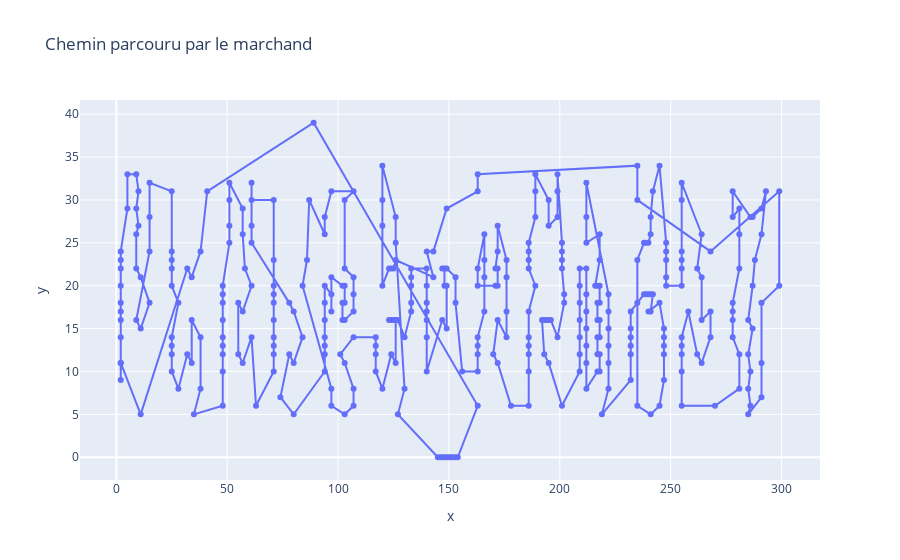

Here is the notebook cell this chart was saved with:
### Markdown cell above
### Lancement du test avec l'algorithme du plus proche voisin

### Code cell
# Test de l'algorithme du plus proche voisin
data = data_TSPLIB(f'data/{ENSEMBLE_TEST[choix_data_test]}.tsp')
df = test_unitaire_plus_proche_voisin(choix_data_test)
affichage(df, data).show()

### Figure 1 — Plotly figure (JSON) as saved in the notebook; plotly's stock layout.template omitted (floating-point values rounded to 4 significant figures; data arrays with more than 128 entries replaced by an {"elided": "..."} marker saying what was removed)
{"data": [{"hovertemplate": "x=%{x}<br>y=%{y}<extra></extra>", "legendgroup": "", "line": {"color": "#636efa", "dash": "solid"}, "marker": {"symbol": "circle"}, "mode": "lines+markers", "name": "", "orientation": "v", "showlegend": false, "type": "scatter", "x": {"elided": "380 int values"}, "xaxis": "x", "y": {"elided": "380 int values"}, "yaxis": "y"}], "layout": {"legend": {"tracegroupgap": 0}, "title": {"text": "Chemin parcouru par le marchand"}, "xaxis": {"anchor": "y", "domain": [0, 1], "title": {"text": "x"}}, "yaxis": {"anchor": "x", "domain": [0, 1], "title": {"text": "y"}}}}
